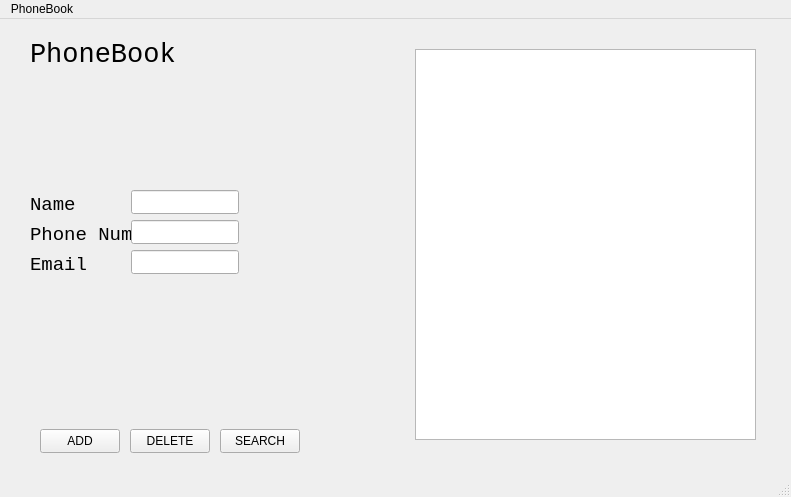
<?xml version="1.0" encoding="UTF-8"?>
<ui version="4.0">
 <class>MainWindow</class>
 <widget class="QMainWindow" name="MainWindow">
  <property name="geometry">
   <rect>
    <x>0</x>
    <y>0</y>
    <width>791</width>
    <height>497</height>
   </rect>
  </property>
  <property name="windowTitle">
   <string>MainWindow</string>
  </property>
  <widget class="QWidget" name="centralwidget">
   <widget class="QLineEdit" name="emailEdit">
    <property name="geometry">
     <rect>
      <x>131</x>
      <y>231</y>
      <width>108</width>
      <height>24</height>
     </rect>
    </property>
   </widget>
   <widget class="QLineEdit" name="nameEdit">
    <property name="geometry">
     <rect>
      <x>131</x>
      <y>171</y>
      <width>108</width>
      <height>24</height>
     </rect>
    </property>
   </widget>
   <widget class="QLineEdit" name="phoneEdit">
    <property name="geometry">
     <rect>
      <x>131</x>
      <y>201</y>
      <width>108</width>
      <height>24</height>
     </rect>
    </property>
   </widget>
   <widget class="QPushButton" name="addButton">
    <property name="geometry">
     <rect>
      <x>40</x>
      <y>410</y>
      <width>80</width>
      <height>24</height>
     </rect>
    </property>
    <property name="text">
     <string>ADD</string>
    </property>
   </widget>
   <widget class="QPushButton" name="removeButton">
    <property name="geometry">
     <rect>
      <x>130</x>
      <y>410</y>
      <width>80</width>
      <height>24</height>
     </rect>
    </property>
    <property name="text">
     <string>DELETE</string>
    </property>
   </widget>
   <widget class="QPushButton" name="searchButton">
    <property name="geometry">
     <rect>
      <x>220</x>
      <y>410</y>
      <width>80</width>
      <height>24</height>
     </rect>
    </property>
    <property name="text">
     <string>SEARCH</string>
    </property>
   </widget>
   <widget class="QListWidget" name="listWidget">
    <property name="geometry">
     <rect>
      <x>415</x>
      <y>30</y>
      <width>341</width>
      <height>391</height>
     </rect>
    </property>
    <property name="font">
     <font>
      <pointsize>16</pointsize>
     </font>
    </property>
   </widget>
   <widget class="QLabel" name="label">
    <property name="geometry">
     <rect>
      <x>30</x>
      <y>20</y>
      <width>151</width>
      <height>31</height>
     </rect>
    </property>
    <property name="font">
     <font>
      <family>Consolas</family>
      <pointsize>20</pointsize>
     </font>
    </property>
    <property name="text">
     <string>PhoneBook</string>
    </property>
   </widget>
   <widget class="QLabel" name="label_2">
    <property name="geometry">
     <rect>
      <x>30</x>
      <y>170</y>
      <width>51</width>
      <height>31</height>
     </rect>
    </property>
    <property name="font">
     <font>
      <family>Consolas</family>
      <pointsize>14</pointsize>
     </font>
    </property>
    <property name="text">
     <string>Name</string>
    </property>
   </widget>
   <widget class="QLabel" name="label_3">
    <property name="geometry">
     <rect>
      <x>30</x>
      <y>200</y>
      <width>101</width>
      <height>31</height>
     </rect>
    </property>
    <property name="font">
     <font>
      <family>Consolas</family>
      <pointsize>14</pointsize>
     </font>
    </property>
    <property name="text">
     <string>Phone Num</string>
    </property>
   </widget>
   <widget class="QLabel" name="label_4">
    <property name="geometry">
     <rect>
      <x>30</x>
      <y>230</y>
      <width>91</width>
      <height>31</height>
     </rect>
    </property>
    <property name="font">
     <font>
      <family>Consolas</family>
      <pointsize>14</pointsize>
     </font>
    </property>
    <property name="text">
     <string>Email</string>
    </property>
   </widget>
  </widget>
  <widget class="QMenuBar" name="menubar">
   <property name="geometry">
    <rect>
     <x>0</x>
     <y>0</y>
     <width>791</width>
     <height>21</height>
    </rect>
   </property>
   <widget class="QMenu" name="menuPhoneBook">
    <property name="title">
     <string>PhoneBook</string>
    </property>
   </widget>
   <addaction name="menuPhoneBook"/>
  </widget>
  <widget class="QStatusBar" name="statusbar"/>
 </widget>
 <resources/>
 <connections/>
</ui>
